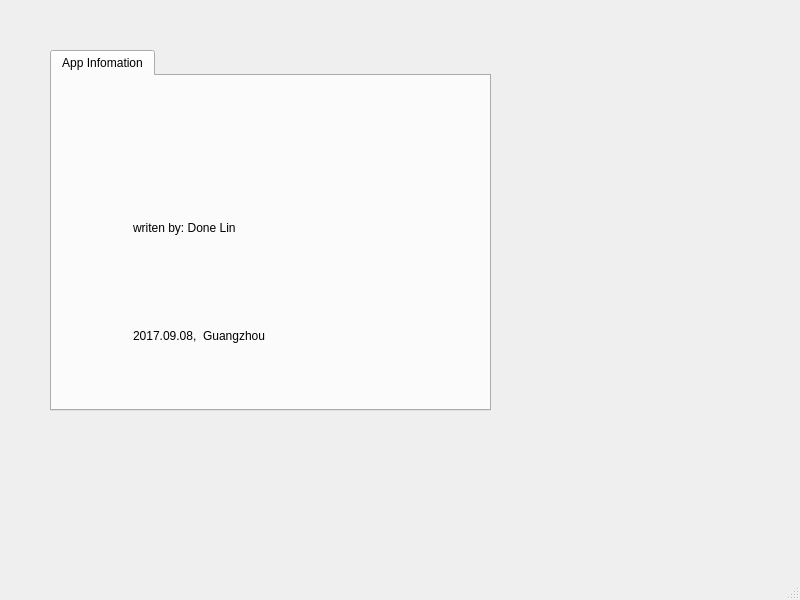
<?xml version="1.0" encoding="UTF-8"?>
<ui version="4.0">
 <class>MainWindow</class>
 <widget class="QMainWindow" name="MainWindow">
  <property name="geometry">
   <rect>
    <x>0</x>
    <y>0</y>
    <width>800</width>
    <height>600</height>
   </rect>
  </property>
  <property name="sizePolicy">
   <sizepolicy hsizetype="Maximum" vsizetype="Maximum">
    <horstretch>0</horstretch>
    <verstretch>0</verstretch>
   </sizepolicy>
  </property>
  <property name="minimumSize">
   <size>
    <width>600</width>
    <height>480</height>
   </size>
  </property>
  <property name="windowTitle">
   <string>MainWindow</string>
  </property>
  <widget class="QWidget" name="centralWidget">
   <widget class="QTabWidget" name="tabWidget">
    <property name="geometry">
     <rect>
      <x>50</x>
      <y>50</y>
      <width>441</width>
      <height>361</height>
     </rect>
    </property>
    <property name="currentIndex">
     <number>0</number>
    </property>
    <widget class="QWidget" name="tab">
     <attribute name="title">
      <string>App Infomation</string>
     </attribute>
     <widget class="QWidget" name="verticalLayoutWidget">
      <property name="geometry">
       <rect>
        <x>70</x>
        <y>90</y>
        <width>321</width>
        <height>231</height>
       </rect>
      </property>
      <layout class="QVBoxLayout" name="InofverticalLayout">
       <item>
        <widget class="QLabel" name="label">
         <property name="text">
          <string>writen by: Done Lin</string>
         </property>
        </widget>
       </item>
       <item>
        <widget class="QLabel" name="label_2">
         <property name="text">
          <string>2017.09.08,  Guangzhou</string>
         </property>
        </widget>
       </item>
      </layout>
     </widget>
    </widget>
   </widget>
  </widget>
  <widget class="QStatusBar" name="statusBar"/>
 </widget>
 <layoutdefault spacing="6" margin="11"/>
 <resources/>
 <connections/>
</ui>
